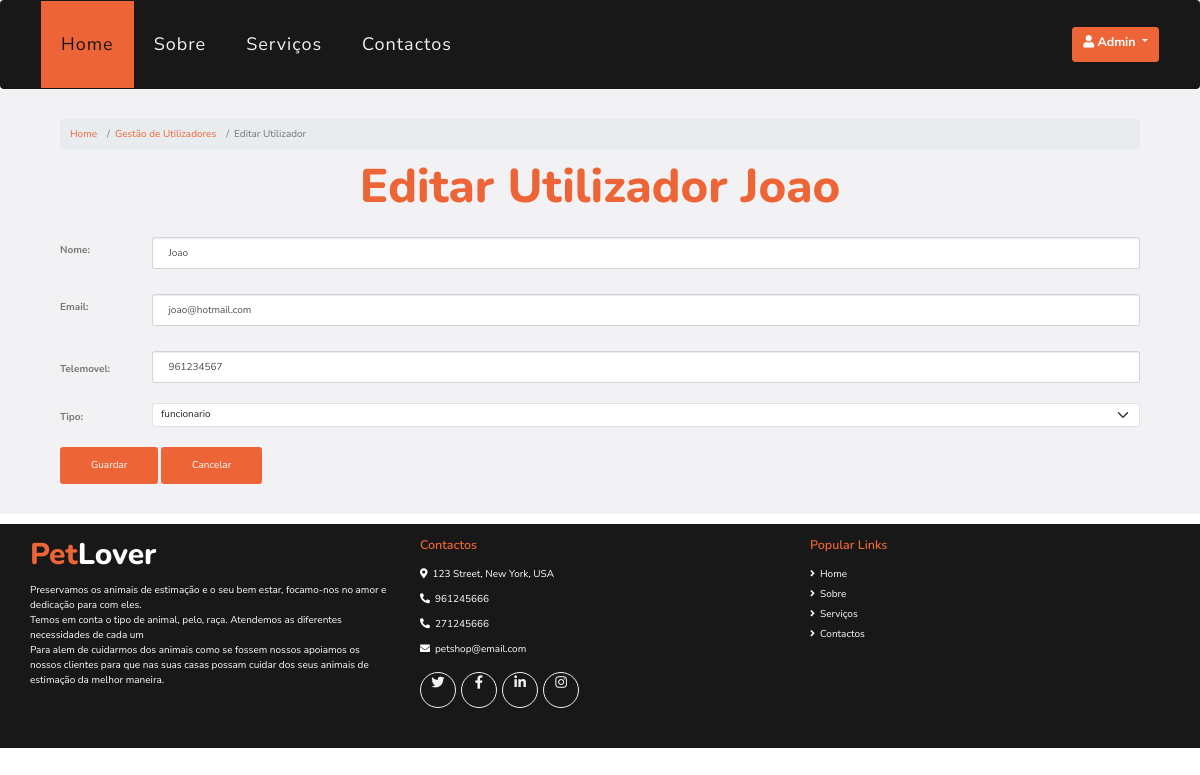
Screenshot of /paginas/editarutilizador.php?id=1 (signed in) with the database file from the repository.
### tables this page shows
CREATE TABLE `utilizadores` (
  `id` int(11) NOT NULL,
  `nomeUtilizador` text NOT NULL,
  `password` text NOT NULL,
  `email` text NOT NULL,
  `telemovel` int(13) NOT NULL,
  `tipo` enum('cliente','funcionario','admin') DEFAULT NULL,
  `imagem` varchar(60) DEFAULT NULL
);

### paginas/editarutilizador.php (the view, shortened to what this page needs)
<!DOCTYPE html>
<html>
<?php
require 'head.php';
if (isset($_GET['id'])) {
    $idutilizador = $_GET['id'];
    $utilizador = mysqli_query($conn, "SELECT * FROM utilizadores WHERE id='$idutilizador'");
    if ($utilizador->num_rows > 0) {
        while ($row = $utilizador->fetch_assoc()) {
            $nomeutilizador = $row['nomeUtilizador'];
            $emailutilizador = $row['email'];
            $telemovelutilizador = $row['telemovel'];
            $tipoutilizador = $row['tipo'];
        }
    }
}
?>
<body>
    <?php require 'header.php'; ?>
    <div class="container-fluid bg-light">
        <div class="container py-5 px-4 px-sm-5">
            <nav aria-label="breadcrumb">
                <ol class="breadcrumb">
                    <li class="breadcrumb-item"><a href="index.php">Home</a></li>
                    <li class="breadcrumb-item"><a href="gestao.php">Gestão de Utilizadores</a></li>
                    <li class="breadcrumb-item active" aria-current="page">Editar Utilizador</li>
                </ol>
            </nav>
            <div class="d-flex flex-column text-center">
                <h1 class="display-4 m-0"><span class="text-primary text-capitalize">Editar Utilizador <?php echo $nomeutilizador ?> </span> </h1>
            </div>
            <div class="contact-form">
                <form method="POST">
                    <div class="control-group pb-3">
                        <div class="row justify-content-center  ">
                            <div class="col-1 align-self-center">
                                <label> Nome: </label>
                            </div>
                            <div class="col-11">
                                <input type="text" name="nomeutilizador" class="form-control p-4 text-capitalize" placeholder="Nome" required="required" data-validation-required-message="Nome" <?php echo "value='" . $nomeutilizador . "'"; ?> />
                            </div>
                        </div>
                    </div>
                    <div class="control-group pb-3">
                        <div class="row justify-content-center  ">
                            <div class="col-1 align-self-center">
                                <label> Email: </label>
                            </div>
                            <div class="col-11">
                                <input type="email" name="email" class="form-control p-4" placeholder="Email" required="required" data-validation-required-message="Email" <?php echo "value='" . $emailutilizador . "'"; ?> />
                            </div>
                        </div>
                    </div>
                    <div class="control-group pb-3">
                        <div class="row justify-content-center  ">
                            <div class="col-1 align-self-center">
                                <label> Telemovel: </label>
                            </div>
                            <div class="col-11">
                                <input type="telemovel" name="telemovel" class="form-control p-4" placeholder="Telemovel" required="required" data-validation-required-message="Telemóvel" <?php echo "value='" . $telemovelutilizador . "'"; ?> />
                            </div>
                        </div>
                    </div>
                    <div class="control-group pb-3">
                        <div class="row justify-content-center  ">
                            <div class="col-1 align-self-center">
                                <label> Tipo: </label>
                            </div>
                            <div class="col-11 form-group">
                                <select name="tipo" class="form-select">
                                    <option value="" disabled="disabled" selected> <?php echo $tipoutilizador ?> </option>
                                </select>
                            </div>
                        </div>
                    </div>
                    <div>
                        <button class="btn btn-primary py-3 px-5" type="submit" id="sendMessageButton" name='atualizar'>Guardar</button>
                        <a class="btn btn-primary py-3 px-5" id="sendMessageButton" href="gestao.php">Cancelar</a>
                    </div>
                </form>
            </div>
        </div>
    </div>
    <?php require "footer.php"; ?>
</body>
</html>

### rows the page displays
utilizadores: nomeUtilizador "Joao", nomeutilizador "joao", email "joao@hotmail.com", telemovel "961234567", tipo "funcionario"

### other values shown
$_SESSION['nomeUtilizador'] "Admin"
